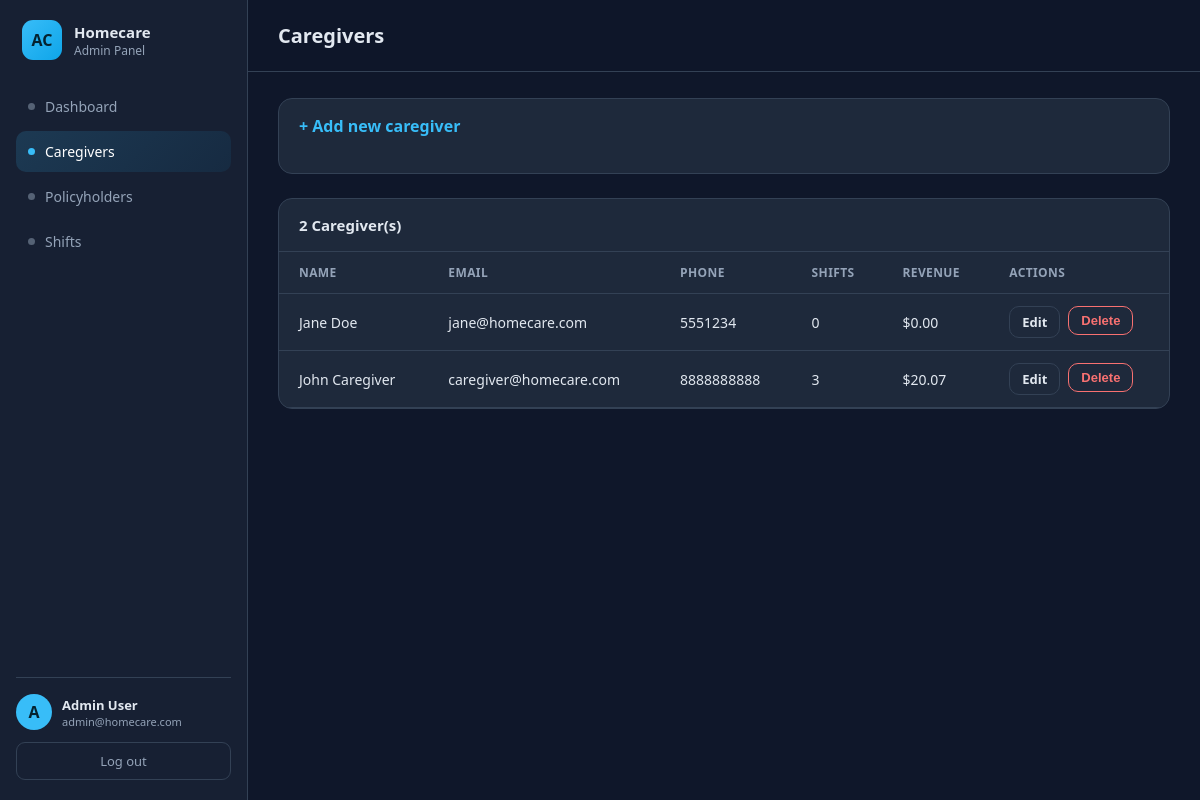
Page /admin/caregivers.php (signed in) on the committed database.
### tables this page shows
CREATE TABLE `users` (
  `id` int(11) NOT NULL,
  `name` varchar(150) NOT NULL,
  `email` varchar(150) NOT NULL,
  `password` varchar(255) NOT NULL,
  `phone` varchar(30) DEFAULT NULL,
  `address` varchar(255) DEFAULT NULL,
  `role` enum('admin','caregiver') NOT NULL DEFAULT 'caregiver',
  `created_at` timestamp NOT NULL DEFAULT current_timestamp(),
  `updated_at` timestamp NOT NULL DEFAULT current_timestamp() ON UPDATE current_timestamp()
);

### config/database.php (called while the page is built, shortened)
<?php
function db(): PDO
{
    static $pdo = null;
    $dsn = 'mysql:host=' . DB_HOST . ';dbname=' . DB_NAME . ';charset=' . DB_CHARSET;
    $options = [
        PDO::ATTR_ERRMODE            => PDO::ERRMODE_EXCEPTION,
        PDO::ATTR_DEFAULT_FETCH_MODE => PDO::FETCH_ASSOC,
        PDO::ATTR_EMULATE_PREPARES   => false,
    ];
    try {
        $pdo = new PDO($dsn, DB_USER, DB_PASS, $options);
    } catch (PDOException $e) {
        http_response_code(500);
        header('Content-Type: application/json');
        echo json_encode([
            'status'  => false,
            'message' => 'Database connection failed: ' . $e->getMessage(),
            'data'    => null,
        ]);
        exit;
    }
    return $pdo;
}

### admin/includes/auth.php (called while the page is built, shortened)
<?php
require_once __DIR__ . '/../../config/database.php';
function e(?string $s): string
{
    return htmlspecialchars((string) $s, ENT_QUOTES, 'UTF-8');
}

### admin/caregivers.php (the view, shortened to what this page needs)
<?php
require_once __DIR__ . '/includes/layout.php';
$rows = db()->query(
    "SELECT u.id,u.name,u.email,u.phone,u.address,
            COUNT(te.id) total_shifts, COALESCE(SUM(te.total_charge),0) total_revenue
       FROM users u LEFT JOIN time_entries te ON te.caregiver_id=u.id
      WHERE u.role='caregiver'
   GROUP BY u.id ORDER BY u.name ASC"
)->fetchAll();
?>
<details class="form-card">
  <summary>+ Add new caregiver</summary>
</details>
<div class="panel">
  <div class="panel-head"><h2><?= count($rows) ?> Caregiver(s)</h2></div>
  <table>
    <thead><tr><th>Name</th><th>Email</th><th>Phone</th><th>Shifts</th><th>Revenue</th><th>Actions</th></tr></thead>
    <tbody>
    <?php if (!$rows): ?>
      <tr><td colspan="6" class="empty">No caregivers yet. Add one above.</td></tr>
    <?php else: foreach ($rows as $r): ?>
      <tr>
        <td><?= e($r['name']) ?></td>
        <td><?= e($r['email']) ?></td>
        <td><?= e($r['phone'] ?: '—') ?></td>
        <td class="num"><?= (int) $r['total_shifts'] ?></td>
        <td class="num">$<?= number_format((float) $r['total_revenue'], 2) ?></td>
        <td>
          <div class="actions">
            <details class="form-card" style="margin:0;padding:0;border:none;background:none">
              <summary style="padding:0"><span class="btn sm">Edit</span></summary>
            </details>
            <form class="inline" method="post" onsubmit="return confirm('Delete this caregiver? This removes their shifts too.')">
              <button class="btn sm red">Delete</button>
            </form>
          </div>
        </td>
      </tr>
    <?php endforeach; endif; ?>
    </tbody>
  </table>
</div>

### admin/assets/style.css (style rules this page uses)
:root { --bg:#0f172a; --panel:#1e293b; --panel2:#172033; --line:#334155; --text:#e2e8f0; --muted:#94a3b8; --brand:#38bdf8; --brand2:#0ea5e9; --green:#4ade80; --amber:#fbbf24; --red:#f87171; --radius:14px; }
* { box-sizing:border-box }
body { margin:0;font-family:system-ui,"Segoe UI",Roboto,Arial,sans-serif;background:var(--bg);color:var(--text) }
.panel { background:var(--panel);border:1px solid var(--line);border-radius:var(--radius);overflow:hidden;margin-bottom:24px }
.panel-head { display:flex;justify-content:space-between;align-items:center;padding:16px 20px;border-bottom:1px solid var(--line) }
.panel-head h2 { margin:0;font-size:15px }
table { width:100%;border-collapse:collapse;font-size:14px }
th,td { text-align:left;padding:12px 20px;border-bottom:1px solid var(--line) }
th { color:var(--muted);font-weight:600;font-size:12px;text-transform:uppercase;letter-spacing:.4px }
td.num { font-variant-numeric:tabular-nums }
.btn { display:inline-block;padding:10px 16px;border-radius:10px;border:1px solid var(--line);background:var(--panel);color:var(--text);font-size:14px;font-weight:600;cursor:pointer }
.btn.sm { padding:6px 12px;font-size:13px }
.btn.red { border-color:var(--red);color:var(--red) }
.actions { display:flex;gap:8px;flex-wrap:wrap }
form.inline { display:inline }
details.form-card { background:var(--panel);border:1px solid var(--line);border-radius:var(--radius);padding:0 20px 20px;margin-bottom:24px }
details.form-card>summary { list-style:none;cursor:pointer;padding:16px 0;font-weight:600;color:var(--brand) }

### rows in the picture
users: name "Jane Doe", email "jane@homecare.com", phone "5551234", total_shifts "0", total_revenue "0.00"
users: name "John Caregiver", email "caregiver@homecare.com", phone "8888888888", total_shifts "3", total_revenue "20.07"

### other values in the picture
$label "Dashboard"
$label "Caregivers"
$label "Policyholders"
$label "Shifts"
substr($admin['name'] ?? 'A', 0, 1) "A"
$admin['name'] "Admin User"
$admin['email'] "admin@homecare.com"
$page_title "Caregivers"
count($rows) "2"
